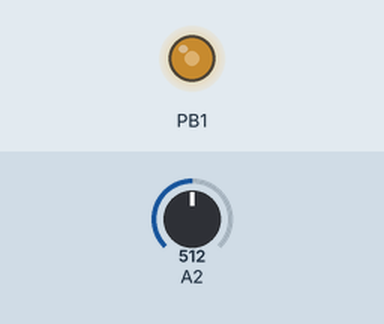
Bench run of a sketch on a simulated ATtiny85, built with avr-gcc and run on an emulated ATtiny85. Parts: output pins drawn as LEDs (lit = HIGH). The inputs (shaded band) are chosen by the test bench; at power-on: A2 = 512.

Above: at 0.8 s.
0.9 s: A2 set to 716
At 1.7 s:
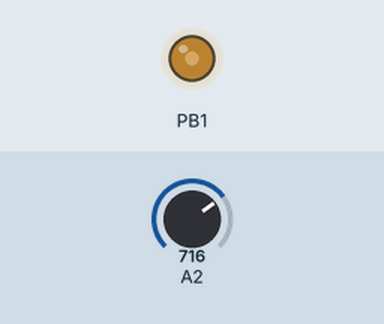
2.4 s: A2 set to 900
At 2.9 s:
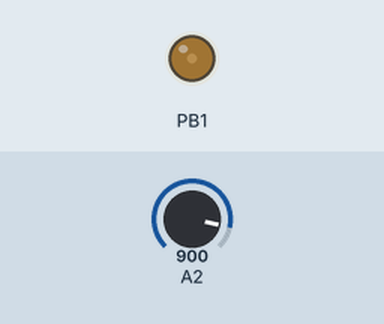
3.9 s: A2 set to 1023
At 5.1 s:
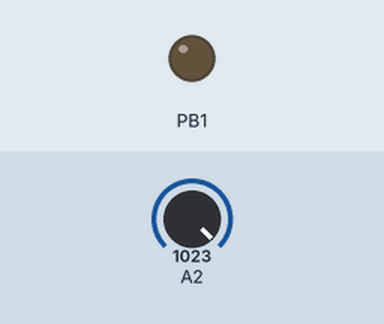
5.4 s: A2 set to 306
At 6.4 s:
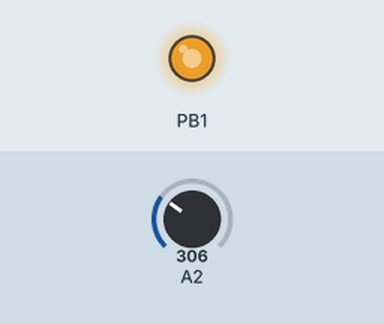
Timing chart, 0 to 7.9 s (numbered marks = the images above; inputs shaded):
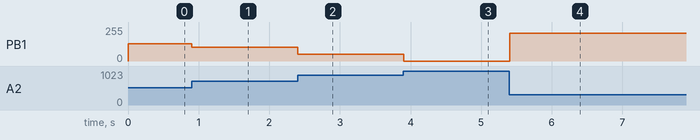

Measured:
- after the input at 0.9 s, PB1: 131/255 → 105/255 at once
- after the input at 2.4 s, PB1: 105/255 → 52/255 at once
- after the input at 3.9 s, PB1: 52/255 → 0/255 at once
- after the input at 5.4 s, PB1: 0/255 → 209/255 at once

The sketch:

115ATTiny85FanPWM.ino
```cpp
/*
 115Attiny85FanPWM
 用於 FFB1212EH、PFC1212DE 控制藍腳 PWM 來讓風扇轉速改變
 可變電阻 PB4 10K 輸入
 控制輸出腳 PB1 頻率約為 25KHz，空佔比 0~100 (切10階)
 作者: 羽山秋人(https://3wa.tw)
 版本: V0.02
 ATTiny85 Clock: Internal 16MHz
 手冊 Spec: https://www.delta-fan.com/Download/Spec/PFC1212DE-F00.pdf
*/

#define F_CPU 16000000UL

#include <avr/io.h>
#include <util/delay.h>
#include <stdint.h>

#define PWM_TOP 39

static void adc_init(void)
{
    // Vref = Vcc, ADC2 = PB4
    ADMUX = (1 << MUX1);

    // ADC enable, prescaler = 64
    // 16MHz / 64 = 250kHz
    ADCSRA =
        (1 << ADEN)  |
        (1 << ADPS2) |
        (1 << ADPS1);
}

static uint16_t adc_read_once(void)
{
    ADCSRA |= (1 << ADSC);
    while (ADCSRA & (1 << ADSC));
    return ADC;   // 0~1023
}

static void pwm1_init_25khz_pb1(void)
{
    DDRB |= (1 << PB1);   // PB1 = OC1A output

    TCCR1 = 0;
    GTCCR = 0;

    OCR1C = PWM_TOP;
    OCR1A = PWM_TOP;   // 先關

    TCCR1 |= (1 << PWM1A);
    TCCR1 |= (1 << COM1A1);

    // CK/16 -> 約 25kHz
    TCCR1 |= (1 << CS12) | (1 << CS10);
}

static void pwm_set_level_10(uint8_t level)
{
    uint8_t fanDuty;
    uint8_t outDuty;

    if (level > 10) level = 10;

    // 0~10 直接映射到 0~39
    fanDuty = (uint32_t)level * PWM_TOP / 10;

    // 經 2N2222 反相
    outDuty = PWM_TOP - fanDuty;

    OCR1A = outDuty;
}

int main(void)
{
    uint16_t adcValue;
    uint8_t level10;

    adc_init();
    pwm1_init_25khz_pb1();

    while (1)
    {
        adcValue = adc_read_once();              // 0~1023
        level10 = (uint32_t)adcValue * 10 / 1023; // 0~10

        // 如果你的可變電阻轉向和你要的相反，
        // 就把下面這行取消註解：
        // level10 = 10 - level10;

        pwm_set_level_10(level10);

        _delay_ms(10);
    }
}
```
